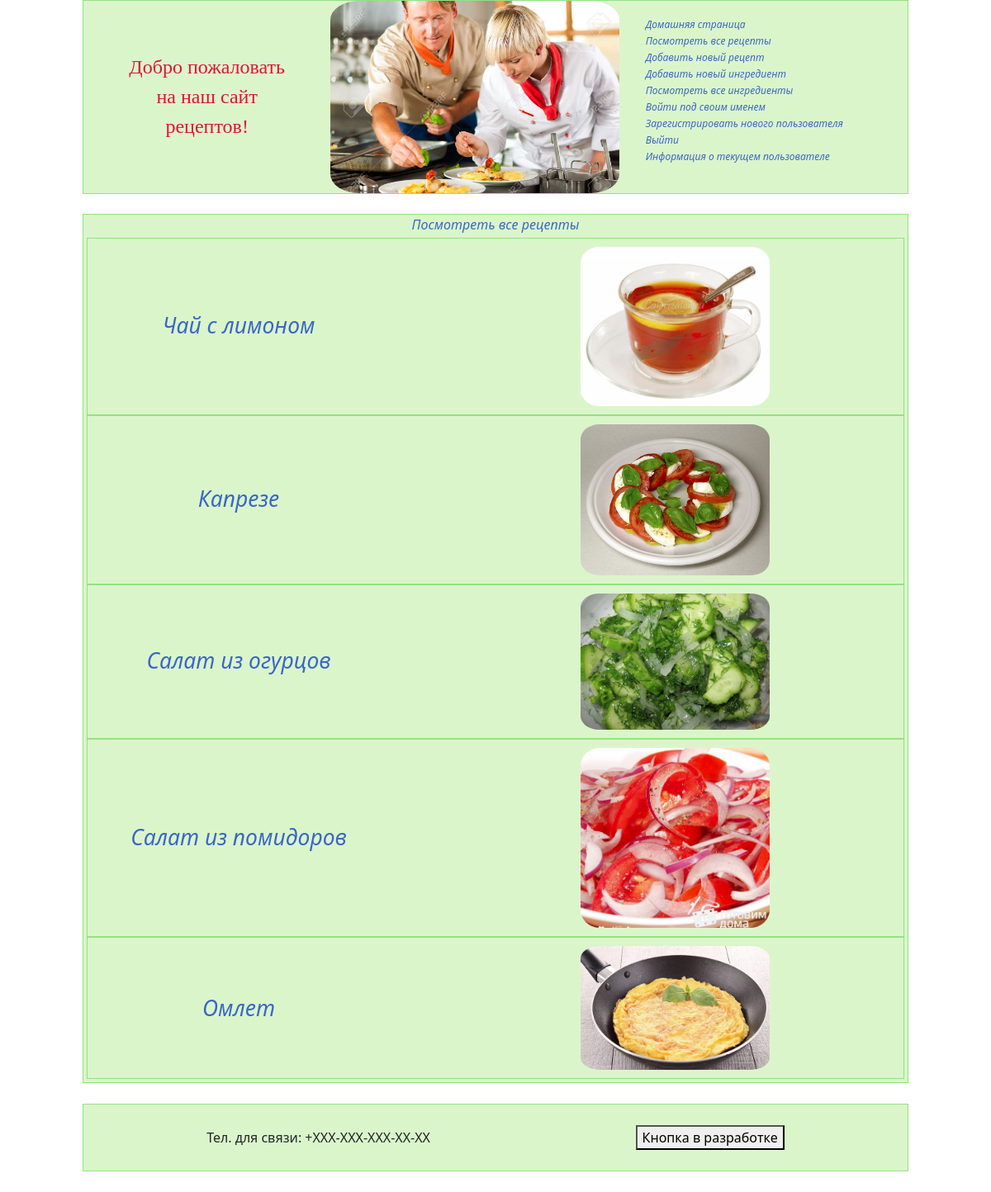
The page / on the database its author committed.
### recipeapp/models.py (models this page shows)
class Recipe(models.Model):
    name = models.CharField(max_length=100)
    description = models.TextField(null=False, blank=True)
    created_at = models.DateTimeField(auto_now_add=True)
    changed_at = models.DateTimeField(auto_now=True)
    author = models.ForeignKey(User, on_delete=models.PROTECT)
    cooking_time_min = models.PositiveIntegerField(default=0)
    ingredients = models.ManyToManyField(Ingredient, related_name='recipes')
    preview = models.ImageField(null=True, blank=True, upload_to=recipe_preview_directory_path)

### recipeapp/views.py (the view)
# urls.py: path('', RecipeIndexView.as_view(), name='index'),
class RecipeIndexView(View):
    def get(self, request: HttpRequest) -> HttpResponse:
        recipes = list(Recipe.objects.all())
        recipes = random.sample(recipes, 5)
        context = {
            'recipes': recipes,
        }
        return render(request, 'recipeapp/recipe-index.html', context=context)

### recipeapp/templates/recipeapp/recipe-index.html (shortened to what this page needs)
{% extends 'recipeapp/base.html' %}
{% block body %}
<div class="section-index-top-href"><a href="{% url 'recipeapp:recipes_list' %}">Посмотреть все рецепты</a></div>
<ul class="hr">
    {% for recipe in recipes %}
    <li>
        <div>
            <div>
                <a href="{% url 'recipeapp:recipe_details' pk=recipe.pk %}">{{ recipe.name }}</a>
            </div>
            {% if recipe.preview %}
            <div>
                <img src="{{ recipe.preview.url }}" alt="{{ recipe.preview.name }}">
            </div>
            {% endif %}
        </div>
    </li>
    {% empty %}
    Здесь пока нет рецептов...
    {% endfor %}
</ul>
{% endblock %}

### static/styles.css (style rules this page uses)
html, body { margin: 0; padding: 0; }
img { border-radius: 10%; }
.section-index-top-href { text-align: center; }
a { text-decoration: none; font-style: italic; color: #3967C8; }
ul.hr { margin: 0; padding: 4px; }
ul.hr li { border: 1px solid #91e381; list-style-position:inside; list-style: none; }
ul.hr li div { display: grid; grid-template-columns: 60% 40%; align-items: center; padding: 5px; max-width: 100%; }
ul.hr li div div a { font-size: 2.2vw; text-align: center; }
ul.hr li div div img { width: 250px; height: 250px; max-width: 100%; height: auto; }

### rows shown on the page
Recipe: name "Чай с лимоном", preview (picture)
Recipe: name "Капрезе", preview (picture)
Recipe: name "Салат из огурцов", preview (picture)
Recipe: name "Салат из помидоров", preview (picture)
Recipe: name "Омлет", preview (picture)
